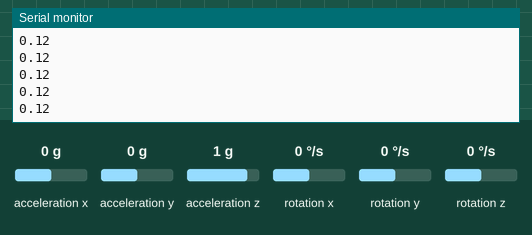
Simulated run of this sketch. Board: ESP32. On the bench: the last lines printed to the serial monitor. Wiring (inferred from the names in the program): MPU-9250 motion sensor at I2C address 0x68. Inputs (shaded band) come from the test bench; at power-on: acceleration x 0 g, acceleration y 0 g, acceleration z 1 g, rotation x 0 °/s, rotation y 0 °/s, rotation z 0 °/s. Storage starts empty.

Above: at 1.2 s.
1.3 s: acceleration x set to -1.4 g
At 1.8 s:
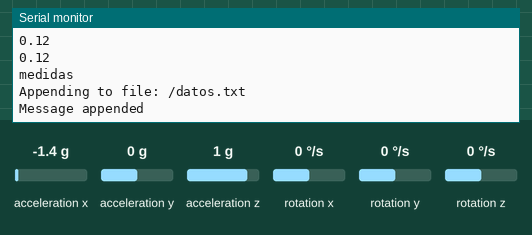
2.8 s: acceleration y set to -1.4 g
At 3.5 s:
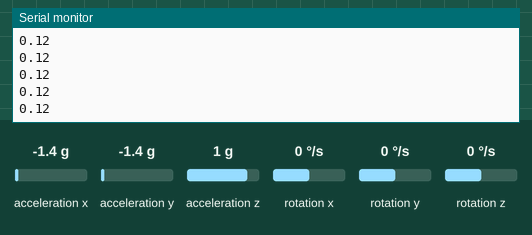
4.3 s: acceleration z set to -1.4 g
At 4.9 s:
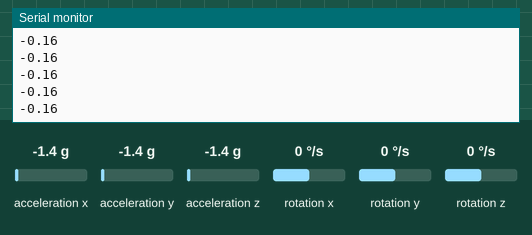
5.8 s: rotation x set to -192 °/s
7.3 s: rotation y set to -192 °/s
Timing chart, 0 to 9.8 s (numbered marks = the images above; inputs shaded):
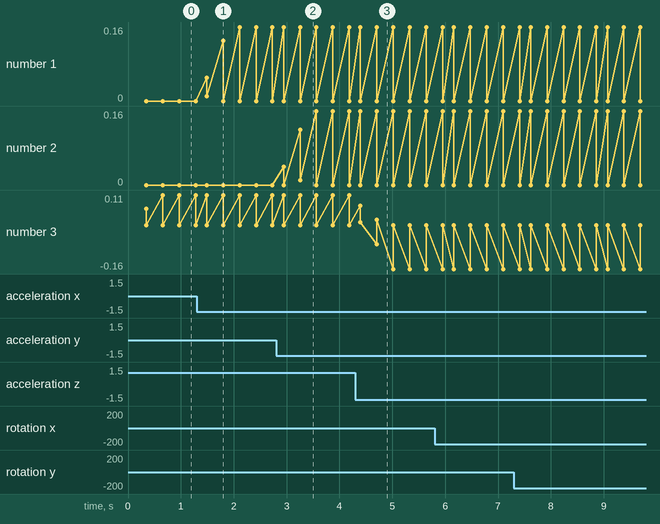

Measured:
- after the input at 1.3 s, the serial monitor: prints a new line after 0.19 s (image 1)
- after the input at 2.8 s, the serial monitor: prints a new line after 0.14 s (image 2)
- after the input at 4.3 s, the serial monitor: prints a new line at once (image 3)

The sketch:

sensor_boxeo_500ms.ino
```cpp
#include <Arduino.h>
#include "FS.h"
#include "SD.h"
#include "SPI.h"

#include <Wire.h>

#define    MPU9250_ADDRESS            0x68
#define    MAG_ADDRESS                0x0C

#define    GYRO_FULL_SCALE_250_DPS    0x00
#define    GYRO_FULL_SCALE_500_DPS    0x08
#define    GYRO_FULL_SCALE_1000_DPS   0x10
#define    GYRO_FULL_SCALE_2000_DPS   0x18

#define    ACC_FULL_SCALE_2_G        0x00
#define    ACC_FULL_SCALE_4_G        0x08
#define    ACC_FULL_SCALE_8_G        0x10
#define    ACC_FULL_SCALE_16_G       0x18


/////////////////////////////////////////////declaracion timer
volatile int interruptCounter;
hw_timer_t* timer = NULL;
portMUX_TYPE timerMux = portMUX_INITIALIZER_UNLOCKED;


void IRAM_ATTR onTimer() {
  portENTER_CRITICAL_ISR(&timerMux);
  interruptCounter++;
  portEXIT_CRITICAL_ISR(&timerMux);
}


//////////////////////////////////////Configuracion sensor
//Funcion auxiliar lectura
void I2Cread(uint8_t Address, uint8_t Register, uint8_t Nbytes, uint8_t* Data)
{
  Wire.beginTransmission(Address);
  Wire.write(Register);
  Wire.endTransmission();

  Wire.requestFrom(Address, Nbytes);
  uint8_t index = 0;
  while (Wire.available())
    Data[index++] = Wire.read();
}


// Funcion auxiliar de escritura
void I2CwriteByte(uint8_t Address, uint8_t Register, uint8_t Data)
{
  Wire.beginTransmission(Address);
  Wire.write(Register);
  Wire.write(Data);
  Wire.endTransmission();
}


//////////////////////////////configuracion SD

void readFile(fs::FS &fs, const char * path) {
  Serial.printf("Reading file: %s\n", path);

  File file = fs.open(path);
  if (!file) {
    Serial.println("Failed to open file for reading");
    return;
  }

  Serial.print("Read from file: ");
  while (file.available()) {
    Serial.write(file.read());
  }
  file.close();
}

void writeFile(fs::FS &fs, const char * path, const char * message) {
  Serial.printf("Writing file: %s\n", path);

  File file = fs.open(path, FILE_WRITE);
  if (!file) {
    Serial.println("Failed to open file for writing");
    return;
  }
  if (file.print(message)) {
    Serial.println("File written");
  } else {
    Serial.println("Write failed");
  }
  file.close();
}

void appendFile(fs::FS &fs, const char * path, const char * message) {
  Serial.printf("Appending to file: %s\n", path);

  File file = fs.open(path, FILE_APPEND);
  if (!file) {
    Serial.println("Failed to open file for appending");
    return;
  }
  if (file.print(message)) {
    Serial.println("Message appended");
  } else {
    Serial.println("Append failed");
  }
  file.close();
}


void deleteFile(fs::FS &fs, const char * path) {
  Serial.printf("Deleting file: %s\n", path);
  if (fs.remove(path)) {
    Serial.println("File deleted");
  } else {
    Serial.println("Delete failed");
  }
}


/////////////////////////////////////////////////////////////////////////////////////////////////////////////////////////////////////////////////////
/////////////////////////////////////////////////////////////////////////////////////////////////////////////////////////////////////////////////////
/////////////////////////////////////////////////////////////////////////////////////////////////////////////////////////////////////////////////////
/////////////////////////////////////////////////////////////////////////////////////////////////////////////////////////////////////////////////////


String datosMedia = "1111111111";
String datosVarianza = "1111111";
String datosTotal = "1111111";
int writeFlag = 0;

//int16_t ax = 0;
//int16_t ay = 0;
//int16_t az = 0;
int filas = 6, columnas = 50, filasm1 = 5, columnasm1 = 49; //si se modifica modificar tamaño de arrays
int cont1 = 0, cont2 = columnas/2, f, c;
double datos1 [6][50], datos2 [6][50], datos3 [6][50], media[6], varianza[6];
double sum, med, medExp, sumExp, var, desvTip, med2;


void setup() {
  Wire.begin();
  Serial.begin(115200);


  //configuracion SD
  if (!SD.begin()) {
    Serial.println("Card Mount Failed");
    return;
  }
  uint8_t cardType = SD.cardType();

  if (cardType == CARD_NONE) {
    Serial.println("No SD card attached");
    return;
  }

  //Configuracion timer
  timer = timerBegin (0, 80, true); //80MHz dividido entre 80, dejando 1MHZ de frecuencia y por tanto un timer de microsegundos
  timerAttachInterrupt(timer, &onTimer, true); //declara el timer de la interrupcion
  timerAlarmWrite(timer, 10000, true); //indica momento alarma del timer, (vector de inicializacion, momento de alarma y true para reiniciar)
  timerAlarmEnable(timer);


  // Configuracion tareas freetos

  xTaskCreate(Tarea1, "Tarea1", 10000, NULL, 1, NULL);
  xTaskCreate(Tarea2, "Tarea2", 10000, NULL, 1, NULL);

  // Configurar acelerometro
  I2CwriteByte(MPU9250_ADDRESS, 28, ACC_FULL_SCALE_16_G);

  // Configurar giroscopio
  I2CwriteByte(MPU9250_ADDRESS, 27, GYRO_FULL_SCALE_2000_DPS);


  deleteFile(SD, "/datos.txt");
  writeFile(SD, "/datos.txt", "");
}


void loop() {
  //delay(10);
}

void Tarea1( void * parameter ) {
  while (1) {
    // ---  Lectura acelerometro y giroscopio ---
    uint8_t Buf[14];
    I2Cread(MPU9250_ADDRESS, 0x3B, 14, Buf);

    // Convertir registros acelerometro
    int16_t ax = -(Buf[0] << 8 | Buf[1]);
    int16_t ay = -(Buf[2] << 8 | Buf[3]);
    int16_t az = Buf[4] << 8 | Buf[5];


    // Convertir registros giroscopio
    int16_t gx = -(Buf[8] << 8 | Buf[9]);
    int16_t gy = -(Buf[10] << 8 | Buf[11]);
    int16_t gz = Buf[12] << 8 | Buf[13];

    datos1[0][cont1] = double(ax) / 17500;
    datos1[1][cont1] = double(ay) / 17500;
    datos1[2][cont1] = double(az) / 17500;
    datos1[3][cont1] = double(gx) / 2000;
    datos1[4][cont1] = double(gy) / 2000;
    datos1[5][cont1] = double(gz) / 2000;

    datos2[0][cont2] = double(ax) / 17500;
    datos2[1][cont2] = double(ay) / 17500;
    datos2[2][cont2] = double(az) / 17500;
    datos2[3][cont2] = double(gx) / 2000;
    datos2[4][cont2] = double(gy) / 2000;
    datos2[5][cont2] = double(gz) / 2000;

   //Serial.println(az);
   Serial.println(datos2[2][cont2]);

    cont1++;
    cont2++;

    if (cont1 == columnasm1) {
      cont1 = 0;
      for (f = 0 ; f < filas; f++) {
        for (c = 0 ; c < columnas; c++) {
          datos3[f][c] = datos1[f][c];
          //Serial.println(datos3[f][c]);
        }
      }
      writeFlag = 1;

    }

    if (cont2 == columnasm1) {
      cont2 = 0;
      for (f = 0 ; f < filas; f++) {
        for (c = 0 ; c < columnas; c++) {
          datos3[f][c] = datos2[f][c];
        }
      }
      writeFlag = 1;
    }
    delay(10);

  }


}


void Tarea2( void * parameter) {
  while (1) {
    if (writeFlag == 1) {
      writeFlag = 0;
      sum = 0;
      sumExp = 0;
      //calculo de la media y la varianza
      for (f = 0 ; f < filas; f++) {
        sum = 0;
        sumExp = 0;
        for (c = 0 ; c < columnas; c++) {
          sum = sum + datos3[f][c];
          sumExp = sumExp + datos3[f][c] * datos3[f][c];
          //Serial.print(datos3[f][c]);
        }
        med = sum / columnas;
        medExp = sumExp / columnas;
        med2 = med * med;
        var = medExp - med2;
        media [f] = med;
        varianza [f] = var;

      }
      Serial.println("medidas");
      datosMedia = String(media[0]) + "," + String(media[1]) + "," + String(media[2])+ "," + String(media[3]) + "," + String(media[4]) + "," + String(media[5]) + "\r\n";
      datosVarianza = String(varianza[0]) + "," + String(varianza[1]) + "," + String(varianza[2])+ "," + String(varianza[3]) + "," + String(varianza[4]) + "," + String(varianza[5]) + "\r\n";
      datosTotal = String(media[0]) + "," + String(media[1]) + "," + String(media[2])+ "," + String(media[3]) + "," + String(media[4]) + "," + String(media[5]) + "," + String(varianza[0]) + "," + String(varianza[1]) + "," + String(varianza[2])+ "," + String(varianza[3]) + "," + String(varianza[4]) + "," + String(varianza[5]) + "\r\n";
      appendFile(SD, "/datos.txt", datosTotal.c_str() );

        Serial.println(datosMedia);
        Serial.println(datosVarianza);
    }
    delay(100);
  }

  Serial.println("Finalizando tarea 2");
  vTaskDelete( NULL );
}
```
